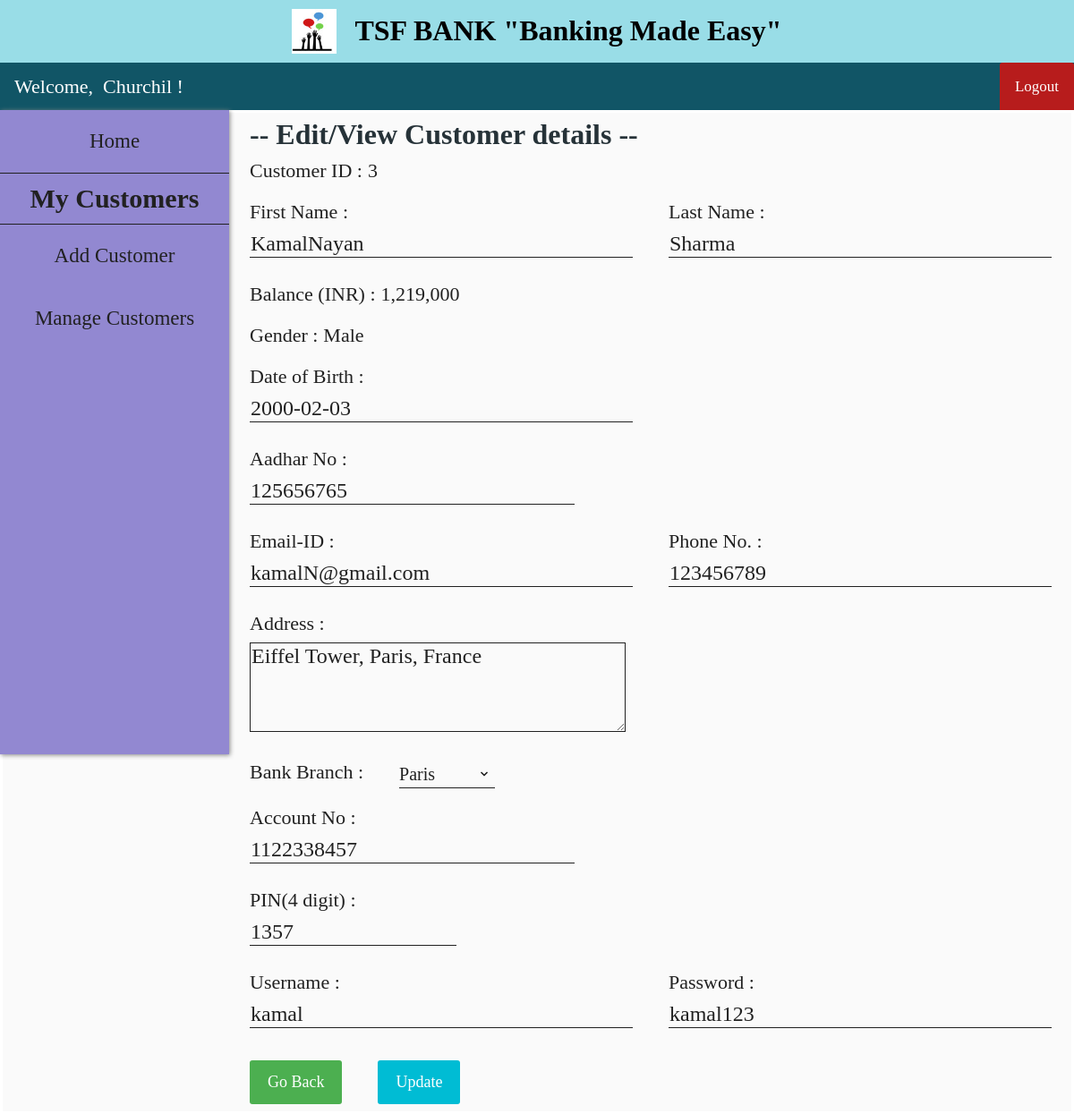
The page /edit_customer.php?cust_id=3 (signed in) on the database its author committed.
### tables this page shows
CREATE TABLE `customer` (
  `cust_id` int NOT NULL AUTO_INCREMENT,
  `first_name` varchar(30) DEFAULT NULL,
  `last_name` varchar(30) DEFAULT NULL,
  `gender` varchar(10) DEFAULT NULL,
  `dob` date DEFAULT NULL,
  `aadhar_no` int DEFAULT NULL,
  `email` varchar(30) DEFAULT NULL,
  `phone_no` varchar(20) DEFAULT NULL,
  `address` varchar(255) DEFAULT NULL,
  `branch` varchar(30) DEFAULT NULL,
  `account_no` int DEFAULT NULL,
  `pin` int DEFAULT NULL,
  `uname` varchar(30) DEFAULT NULL,
  `pwd` varchar(30) DEFAULT NULL,
  PRIMARY KEY (`cust_id`),
  UNIQUE KEY `aadhar_no` (`aadhar_no`),
  UNIQUE KEY `email` (`email`),
  UNIQUE KEY `phone_no` (`phone_no`),
  UNIQUE KEY `account_no` (`account_no`),
  UNIQUE KEY `uname` (`uname`)
);

CREATE TABLE `passbook3` (
  `trans_id` int NOT NULL AUTO_INCREMENT,
  `trans_date` datetime DEFAULT NULL,
  `remarks` varchar(255) DEFAULT NULL,
  `debit` int DEFAULT NULL,
  `credit` int DEFAULT NULL,
  `balance` int DEFAULT NULL,
  PRIMARY KEY (`trans_id`)
);

### edit_customer.php (the view, shortened to what this page needs)
<?php
    include "connect.php";
    include "header.php";
    include "user_navbar.php";
    include "admin_sidebar.php";
    $sql0 = "SELECT * FROM customer WHERE cust_id=".$_SESSION['cust_id'];
    $sql1 = "SELECT * FROM passbook".$_SESSION['cust_id']." WHERE trans_id=(
                    SELECT MAX(trans_id) FROM passbook".$_SESSION['cust_id'].")";
    $result0 = $conn->query($sql0);
    $result1 = $conn->query($sql1);
    if ($result0->num_rows > 0) {
        while($row = $result0->fetch_assoc()) {
            $fname = $row["first_name"];
            $lname = $row["last_name"];
            $gender = $row["gender"];
            $dob = $row["dob"];
            $aadhar = $row["aadhar_no"];
            $email = $row["email"];
            $phno = $row["phone_no"];
            $address = $row["address"];
            $branch = $row["branch"];
            $acno = $row["account_no"];
            $pin = $row["pin"];
            $cus_uname = $row["uname"];
            $cus_pwd = $row["pwd"];
        }
    }
    if ($result1->num_rows > 0) {
        while($row = $result1->fetch_assoc()) {
            $balance = $row["balance"];
        }
    }
?>
<!DOCTYPE html>
<html>
<head>
    <link rel="stylesheet" href="customer_add_style.css">
</head>
<body>
    <form class="add_customer_form" action="edit_customer_action.php" method="post">
        <div class="flex-container-form_header">
            <h1 id="form_header"> -- Edit/View Customer details -- </h1>
        </div>
        <div class="flex-container">
            <div class=container>
                <label>Customer ID : <label id="info_label"> <?php echo $_SESSION['cust_id'] ?> </label></label>
            </div>
        </div>
        <div class="flex-container">
            <div class=container>
                <label>First Name :</label><br>
                <input name="fname" size="30" type="text" value="<?php echo $fname ?>" required />
            </div>
            <div  class=container>
                <label>Last Name :</b></label><br>
                <input name="lname" size="30" type="text" value="<?php echo $lname ?>" required />
            </div>
        </div>
        <div class="flex-container">
            <div class=container>
                <label>Balance (INR) : <label id="info_label"> <?php echo number_format($balance) ?> </label></label>
            </div>
        </div>
        <div class="flex-container">
            <div class=container>
                <label>Gender :
                    <label id="info_label">
                    <?php
                        if ($gender == "male") {echo "Male";}
                        elseif ($gender == "female") {echo "Female";}
                        else {echo "Others";}
                    ?>
            </div>
        </div>
        <div class="flex-container">
            <div class=container>
                <label>Date of Birth :</label><br>
                <input name="dob" size="30" type="text" placeholder="yyyy-mm-dd" value="<?php echo $dob ?>" required />
            </div>
        </div>
        <div class="flex-container">
            <div class=container>
                <label>Aadhar No :</label><br>
                <input name="aadhar" size="25" type="text" value="<?php echo $aadhar ?>" required />
            </div>
        </div>
        <div class="flex-container">
            <div class=container>
                <label>Email-ID :</label><br>
                <input name="email" size="30" type="text" value="<?php echo $email ?>" required />
            </div>
            <div  class=container>
                <label>Phone No. :</b></label><br>
                <input name="phno" size="30" type="text" value="<?php echo $phno ?>" required />
            </div>
        </div>
        <div class="flex-container">
            <div class=container>
                <label>Address :</label><br>
                <textarea name="address" required /><?php echo $address ?></textarea>
            </div>
        </div>
        <div class="flex-container">
            <div class=container>
                <label>Bank Branch :</label>
            </div>
            <div  class=container>
                <select name="branch">
                    <option value="paris" <?php if ($branch == 'paris') {?> selected="selected" <?php }?>>Paris</option>
                </select>
            </div>
        </div>
        <div class="flex-container">
            <div class=container>
                <label>Account No :</label><br>
                <input name="acno" size="25" type="text" value="<?php echo $acno ?>" required />
            </div>
        </div>
        <div class="flex-container">
            <div  class=container>
                <label>PIN(4 digit) :</b></label><br>
                <input name="pin" size="15" type="text" value="<?php echo $pin ?>" required />
            </div>
        </div>
        <div class="flex-container">
            <div class=container>
                <label>Username :</label><br>
                <input name="cus_uname" size="30" type="text" value="<?php echo $cus_uname ?>" required />
            </div>
            <div  class=container>
                <label>Password :</b></label><br>
                <input name="cus_pwd" size="30" type="text" value="<?php echo $cus_pwd ?>" required />
            </div>
        </div>
        <div class="flex-container">
            <div class="container">
                <a href="/manage_customers.php" class="button">Go Back</a>
            </div>
            <div class="container">
                <button type="submit">Update</button>
            </div>
        </div>
    </form>
</body>
</html>

### header_style.css (style rules this page uses)
body { margin: 0; padding: 0; background-color: #FAFAFA; text-align: center; }
h1 { font-family: 'Sansita Swashed', cursive; color: black; font-size: 2rem; line-height: 0rem; margin-top: calc((1.5rem - 2rem) + 2.0rem); margin-bottom: 0.5rem; }

### customer_add_style.css (style rules this page uses)
.flex-container { display: -webkit-flex; display: flex; margin-left: 256px; width: auto; height: auto; -webkit-flex-wrap: wrap; flex-wrap: wrap; background-color: #FAFAFA; }
.flex-container-form_header { display: -webkit-flex; display: flex; margin-left: 256px; width: auto; height: auto; background-color: #FAFAFA; }
h1[id="form_header"] { margin-left: 20px; font-family: 'Sansita Swashed', cursive; color: #263238; }
form { border: 3px solid white; width: inherit; margin-left: 0px; }
label { display: block; float: left; color: #212121; font-family: 'Sansita Swashed', cursive; font-size: 22px; }
label[id="info_label"] { display: block; float: right; margin-left: 6px; font-family: 'Sansita Swashed', cursive; color: #212121; font-size: 22px; }
input[type=text], input[type=password] { font-family: 'Sansita Swashed', cursive; color: #212121; font-size: 24px; width: auto; margin: 8px 0; padding: 1px 1px; border: 0; border-bottom: 1px solid #212121; box-sizing: border-box; background-color: transparent; }
.container { margin-top: 20px; margin-left: 20px; margin-right: 20px; float: left; display: inline-block; }
textarea { font-family: 'Sansita Swashed', cursive; color: #212121; font-size: 24px; height: 100px; width:35vw; max-width: 720px; min-width: 240px; margin: 8px 0; padding: 1px 1px; border: 0; border: 1px solid #212121; box-sizing: border-box; background-color: transparent; }
select { font-family: 'Sansita Swashed', cursive; color: #212121; font-size: 20px; background: url("images/down_arrow.png") 96% / 15% no-repeat #eee; -webkit-appearance: none; -moz-appearance: none; background-color: transparent; width: 130%; padding: 4px 0; border: none; border-bottom: 1px solid #212121; }
button { font-family: 'Sansita Swashed', cursive; font-size: 18px; background-color: #00BCD4; color: white; padding: 14px 20px; margin: 8px 0; border: none; cursor: pointer; width: 100%; border-radius: 3px; }
.button { background-color: #4CAF50; border: none; color: white; font-family: 'Sansita Swashed', cursive; font-size: 18px; padding: 14px 20px; margin: 8px 0; text-align: center; text-decoration: none; display: inline-block; border-radius: 3px; cursor: pointer; }

### rows shown on the page
customer: fname "KamalNayan", lname "Sharma", dob "2000-02-03", aadhar "125656765", email "kamalN@gmail.com", phno "123456789", address "Eiffel Tower, Paris, France", branch "Paris", acno "1122338457", pin "1357", cus_uname "kamal", cus_pwd "kamal123"
passbook3: balance "1,219,000"

### other values the page prints
$_SESSION['cust_id'] "3"
